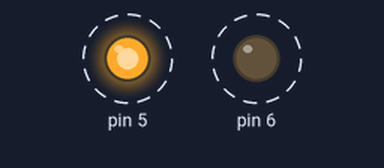
The sketch below on a simulated Arduino Uno, built with avr-gcc and run on an emulated ATmega328P. Parts: output pins drawn as LEDs (lit = HIGH). Dashed ring = blinking.

Above: at 0.05 s.
Timing chart, 0 to 3.0 s (numbered marks = the images above):
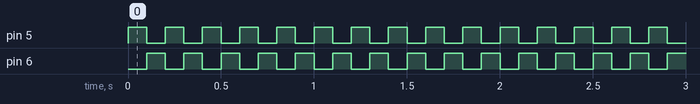

Measured:
- by itself, pin 5, pin 6: alternates HIGH for 0.10 s and LOW for 0.10 s

The sketch:

testsheild_.ino
```cpp
/*
  Turns LEDs on and off, on pins 6 and 5 with 100ms delay.
  modified 20 June 2022
  by Akshay S Mulik
*/


// the setup function runs once when you press reset or power the board
void setup() {
  // initialize digital pin LED_BUILTIN as an output.
  pinMode(5, OUTPUT);
  pinMode(6, OUTPUT);
}

// the loop function runs over and over again forever
void loop() {
  digitalWrite(5, HIGH);    // turn the LED on
  digitalWrite(6,LOW);      // turn the LED off
  delay(100);               // wait for a second
  digitalWrite(5, LOW);    // turn the LED off
  digitalWrite(6, HIGH);   // turn the LED on
  delay(100);              // wait for a second
}
```
